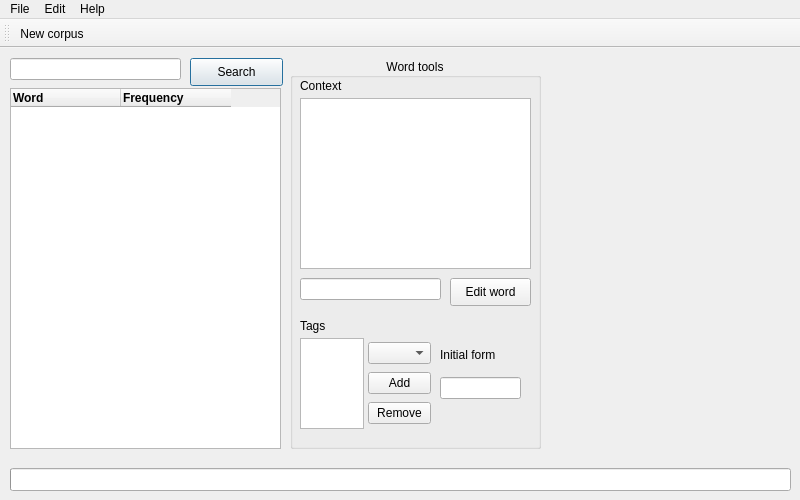
<?xml version="1.0" encoding="UTF-8"?>
<ui version="4.0">
 <class>MainWindow</class>
 <widget class="QMainWindow" name="MainWindow">
  <property name="geometry">
   <rect>
    <x>0</x>
    <y>0</y>
    <width>800</width>
    <height>500</height>
   </rect>
  </property>
  <property name="sizePolicy">
   <sizepolicy hsizetype="Preferred" vsizetype="Preferred">
    <horstretch>0</horstretch>
    <verstretch>0</verstretch>
   </sizepolicy>
  </property>
  <property name="minimumSize">
   <size>
    <width>800</width>
    <height>500</height>
   </size>
  </property>
  <property name="maximumSize">
   <size>
    <width>800</width>
    <height>500</height>
   </size>
  </property>
  <property name="windowTitle">
   <string>Smart Dictionary</string>
  </property>
  <widget class="QWidget" name="centralwidget">
   <widget class="QLineEdit" name="le_search">
    <property name="geometry">
     <rect>
      <x>10</x>
      <y>10</y>
      <width>171</width>
      <height>22</height>
     </rect>
    </property>
   </widget>
   <widget class="QPushButton" name="searchButton">
    <property name="geometry">
     <rect>
      <x>190</x>
      <y>10</y>
      <width>93</width>
      <height>28</height>
     </rect>
    </property>
    <property name="text">
     <string>Search</string>
    </property>
    <property name="default">
     <bool>true</bool>
    </property>
   </widget>
   <widget class="QProgressBar" name="progressBar">
    <property name="geometry">
     <rect>
      <x>10</x>
      <y>420</y>
      <width>781</width>
      <height>23</height>
     </rect>
    </property>
    <property name="value">
     <number>0</number>
    </property>
    <property name="textVisible">
     <bool>false</bool>
    </property>
   </widget>
   <widget class="QTableWidget" name="tableWidget">
    <property name="geometry">
     <rect>
      <x>10</x>
      <y>40</y>
      <width>271</width>
      <height>361</height>
     </rect>
    </property>
    <property name="editTriggers">
     <set>QAbstractItemView::NoEditTriggers</set>
    </property>
    <property name="selectionMode">
     <enum>QAbstractItemView::SingleSelection</enum>
    </property>
    <property name="selectionBehavior">
     <enum>QAbstractItemView::SelectRows</enum>
    </property>
    <property name="verticalScrollMode">
     <enum>QAbstractItemView::ScrollPerPixel</enum>
    </property>
    <property name="horizontalScrollMode">
     <enum>QAbstractItemView::ScrollPerPixel</enum>
    </property>
    <property name="sortingEnabled">
     <bool>true</bool>
    </property>
    <attribute name="horizontalHeaderDefaultSectionSize">
     <number>110</number>
    </attribute>
    <attribute name="horizontalHeaderMinimumSectionSize">
     <number>40</number>
    </attribute>
    <attribute name="verticalHeaderVisible">
     <bool>false</bool>
    </attribute>
    <attribute name="verticalHeaderDefaultSectionSize">
     <number>16</number>
    </attribute>
    <attribute name="verticalHeaderMinimumSectionSize">
     <number>16</number>
    </attribute>
    <column>
     <property name="text">
      <string>Word</string>
     </property>
     <property name="font">
      <font>
       <weight>75</weight>
       <bold>true</bold>
      </font>
     </property>
     <property name="textAlignment">
      <set>AlignLeading|AlignVCenter</set>
     </property>
     <property name="background">
      <color alpha="20">
       <red>0</red>
       <green>0</green>
       <blue>0</blue>
      </color>
     </property>
    </column>
    <column>
     <property name="text">
      <string>Frequency</string>
     </property>
     <property name="font">
      <font>
       <weight>75</weight>
       <bold>true</bold>
      </font>
     </property>
     <property name="textAlignment">
      <set>AlignLeading|AlignVCenter</set>
     </property>
     <property name="background">
      <color alpha="20">
       <red>0</red>
       <green>0</green>
       <blue>0</blue>
      </color>
     </property>
    </column>
   </widget>
   <widget class="QGroupBox" name="groupBox">
    <property name="geometry">
     <rect>
      <x>290</x>
      <y>10</y>
      <width>251</width>
      <height>391</height>
     </rect>
    </property>
    <property name="title">
     <string>Word tools</string>
    </property>
    <property name="alignment">
     <set>Qt::AlignCenter</set>
    </property>
    <widget class="QTextBrowser" name="tb_context">
     <property name="geometry">
      <rect>
       <x>10</x>
       <y>40</y>
       <width>231</width>
       <height>171</height>
      </rect>
     </property>
    </widget>
    <widget class="QLineEdit" name="le_editword">
     <property name="geometry">
      <rect>
       <x>10</x>
       <y>220</y>
       <width>141</width>
       <height>22</height>
      </rect>
     </property>
     <property name="readOnly">
      <bool>true</bool>
     </property>
    </widget>
    <widget class="QLabel" name="label_2">
     <property name="geometry">
      <rect>
       <x>10</x>
       <y>20</y>
       <width>55</width>
       <height>16</height>
      </rect>
     </property>
     <property name="text">
      <string>Context</string>
     </property>
    </widget>
    <widget class="QPushButton" name="editButton">
     <property name="geometry">
      <rect>
       <x>160</x>
       <y>220</y>
       <width>81</width>
       <height>28</height>
      </rect>
     </property>
     <property name="text">
      <string>Edit word</string>
     </property>
    </widget>
    <widget class="QLabel" name="label">
     <property name="geometry">
      <rect>
       <x>10</x>
       <y>260</y>
       <width>31</width>
       <height>16</height>
      </rect>
     </property>
     <property name="text">
      <string>Tags</string>
     </property>
    </widget>
    <widget class="QWidget" name="horizontalLayoutWidget">
     <property name="geometry">
      <rect>
       <x>10</x>
       <y>280</y>
       <width>131</width>
       <height>91</height>
      </rect>
     </property>
     <layout class="QHBoxLayout" name="horizontalLayout">
      <property name="spacing">
       <number>4</number>
      </property>
      <item>
       <widget class="QListWidget" name="lw_tags"/>
      </item>
      <item>
       <layout class="QVBoxLayout" name="verticalLayout_2">
        <property name="spacing">
         <number>4</number>
        </property>
        <item>
         <widget class="QComboBox" name="cb_tags"/>
        </item>
        <item>
         <widget class="QPushButton" name="pb_addtag">
          <property name="text">
           <string>Add</string>
          </property>
         </widget>
        </item>
        <item>
         <widget class="QPushButton" name="pb_removetag">
          <property name="text">
           <string>Remove</string>
          </property>
         </widget>
        </item>
       </layout>
      </item>
     </layout>
    </widget>
    <widget class="QWidget" name="verticalLayoutWidget">
     <property name="geometry">
      <rect>
       <x>150</x>
       <y>280</y>
       <width>81</width>
       <height>61</height>
      </rect>
     </property>
     <layout class="QVBoxLayout" name="verticalLayout">
      <item>
       <widget class="QLabel" name="label_3">
        <property name="text">
         <string>Initial form</string>
        </property>
       </widget>
      </item>
      <item>
       <widget class="QLineEdit" name="le_initform">
        <property name="enabled">
         <bool>true</bool>
        </property>
        <property name="readOnly">
         <bool>true</bool>
        </property>
       </widget>
      </item>
     </layout>
    </widget>
   </widget>
  </widget>
  <widget class="QMenuBar" name="menubar">
   <property name="geometry">
    <rect>
     <x>0</x>
     <y>0</y>
     <width>800</width>
     <height>26</height>
    </rect>
   </property>
   <widget class="QMenu" name="menuFile">
    <property name="title">
     <string>File</string>
    </property>
    <addaction name="actionAdd_Corpus_Directory"/>
    <addaction name="actionSave_Dictionary"/>
    <addaction name="actionLoad_Dictionary"/>
   </widget>
   <widget class="QMenu" name="menuEdit">
    <property name="title">
     <string>Edit</string>
    </property>
   </widget>
   <widget class="QMenu" name="menuHelp">
    <property name="title">
     <string>Help</string>
    </property>
    <addaction name="action_td"/>
   </widget>
   <addaction name="menuFile"/>
   <addaction name="menuEdit"/>
   <addaction name="menuHelp"/>
  </widget>
  <widget class="QToolBar" name="toolBar">
   <property name="windowTitle">
    <string>toolBar</string>
   </property>
   <attribute name="toolBarArea">
    <enum>TopToolBarArea</enum>
   </attribute>
   <attribute name="toolBarBreak">
    <bool>false</bool>
   </attribute>
   <addaction name="actionAdd_Corpus_Directory"/>
  </widget>
  <action name="actionAdd_Corpus_Directory">
   <property name="text">
    <string>New corpus</string>
   </property>
  </action>
  <action name="actionSave_Dictionary">
   <property name="text">
    <string>Save dictionary</string>
   </property>
  </action>
  <action name="actionLoad_Dictionary">
   <property name="text">
    <string>Load dictionary</string>
   </property>
  </action>
  <action name="action_td">
   <property name="text">
    <string>Tags Definitions</string>
   </property>
  </action>
 </widget>
 <resources/>
 <connections/>
</ui>
